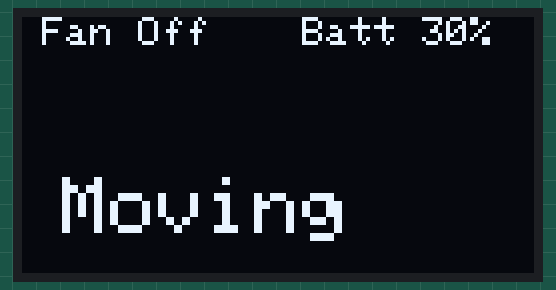
Bench run of a sketch on a simulated ESP32. Parts: 128×64 one-colour display.

Above: at 0.1 s.
At 3.1 s:
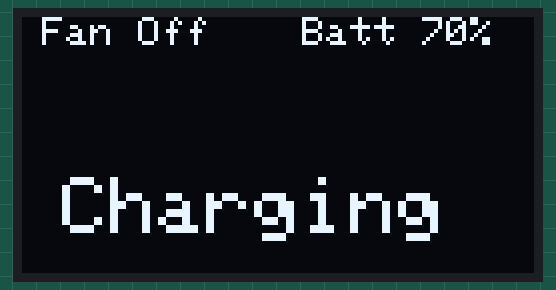
At 6.2 s:
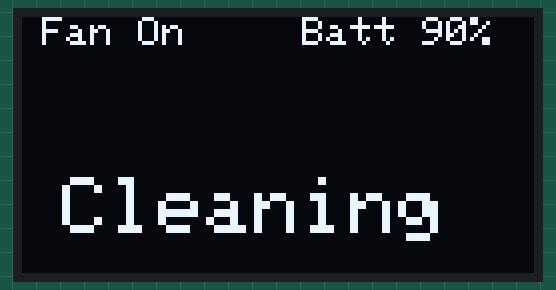
At 9.2 s:
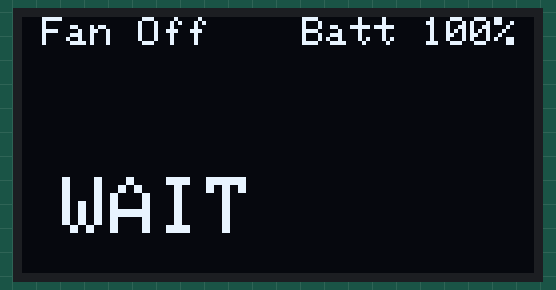

The sketch:

Status_Display_Oled_Demo01.ino
```cpp
#include <Wire.h>
#include <Adafruit_GFX.h>
#include <Adafruit_SSD1306.h>

#define SCREEN_WIDTH 128
#define SCREEN_HEIGHT 64
#define OLED_RESET -1
#define SCREEN_ADDRESS 0x3C

Adafruit_SSD1306 display(SCREEN_WIDTH, SCREEN_HEIGHT, &Wire, OLED_RESET);

// Frame data
const char* batteryLevels[] = {"Batt 30%", "Batt 70%", "Batt 90%", "Batt 100%"};
const char* fanStatus[] = {"Fan Off", "Fan Off", "Fan On", "Fan Off"};
const char* bottomText[] = {"Moving", "Charging", "Cleaning", "WAIT"};

int frameIndex = 0;

void setup() {
    Serial.begin(115200);
    Wire.begin(21, 19);

    // Initialize OLED
    if (!display.begin(SSD1306_SWITCHCAPVCC, SCREEN_ADDRESS)) {
        Serial.println("SSD1306 allocation failed");
        while (true);
    }

    display.clearDisplay();
}

void loop() {
    display.clearDisplay();

    // **Top Right (Battery Level)**
    display.setTextSize(1);
    display.setTextColor(WHITE);
    display.setCursor(70, 0);  // Align to top-right
    display.println(batteryLevels[frameIndex]);

    // **Top Left (Fan Status)**
    display.setCursor(5, 0);
    display.println(fanStatus[frameIndex]);

    // **Bottom (Full Width Status)**
    display.setTextSize(2);
    display.setCursor(10, 40);
    display.println(bottomText[frameIndex]);

    // Update display
    display.display();

    // Cycle to next frame
    frameIndex = (frameIndex + 1) % 4;

    delay(3000); // Change frame every second
}
 
```

Measured:
- by itself, everything shown: repeats every 12.1 s, in 4 steps
- what the display in image 1 shows lasts 3.0 s, from 3.1 s to 6.1 s
